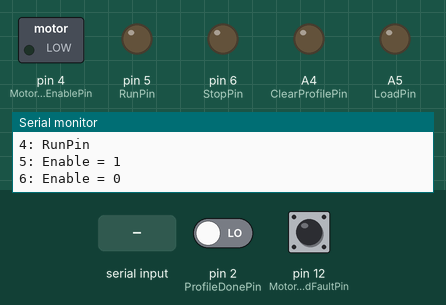
Simulated run of this sketch. Board: Arduino Uno, built with avr-gcc and run on an emulated ATmega328P. On the bench: switched loads named in the sketch (green lamp = pin HIGH), output pins drawn as LEDs (lit = HIGH), the last lines printed to the serial monitor. The test bench sets the inputs (shaded band); at power-on: pin 12 (MotorShieldFaultPin) HIGH, pin 2 (ProfileDonePin) LOW.

Above: at 1.2 s.
1.3 s: "1" received over Serial
At 1.9 s:
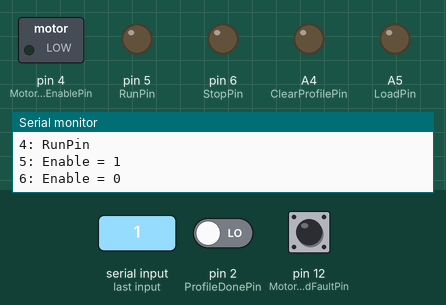
2.8 s: "2" received over Serial
At 4.0 s:
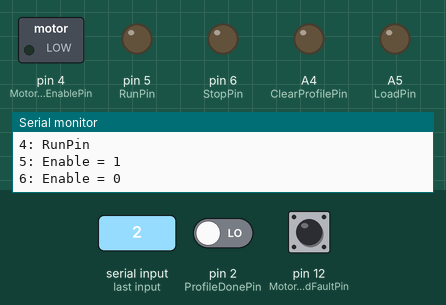
4.3 s: "3" received over Serial
At 5.3 s:
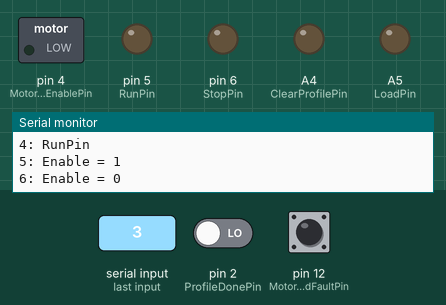
5.8 s: "4" received over Serial
At 6.5 s:
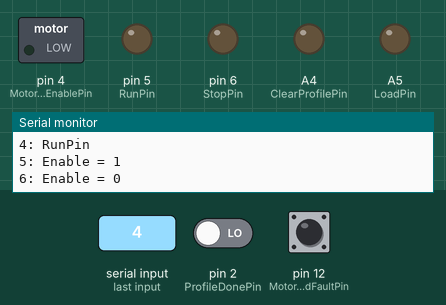
7.3 s: "5" received over Serial
At 8.1 s:
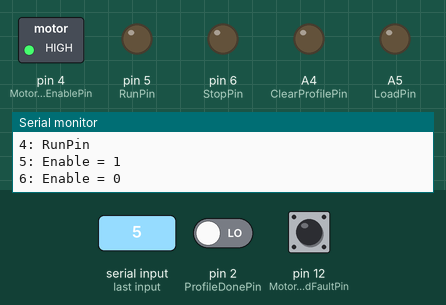
8.8 s: pin 12 (MotorShieldFaultPin) pulled LOW for 0.15 s
At 9.6 s:
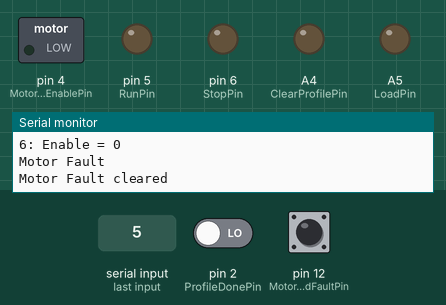
Timing chart, 0 to 11.4 s (numbered marks = the images above; inputs shaded):
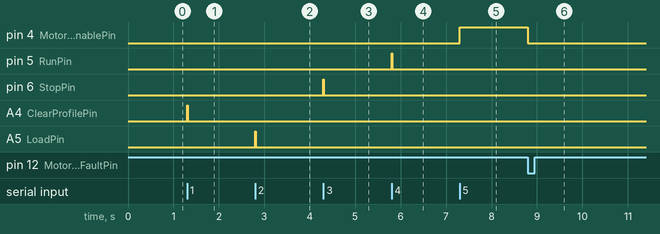

The sketch:

DualSMC_Test.ino
```cpp
//
// Dual_SMC_Test
//

int ProfileDonePin       = 2;
int MotorShieldEnablePin = 4;
int MotorShieldFaultPin  = 12; // low => fault
int RunPin               = 5;
int StopPin              = 6;
int ClearProfilePin      = A4;
int LoadPin              = A5;

void setup()
{
  Serial.begin (9600);

  for (int i=0; i<=19; i++)
    pinMode (i, INPUT);

  pinMode      (ProfileDonePin, INPUT);

  pinMode      (MotorShieldEnablePin, OUTPUT);
  digitalWrite (MotorShieldEnablePin, 0);

  pinMode      (MotorShieldFaultPin, INPUT_PULLUP);

  pinMode      (RunPin, OUTPUT);
  digitalWrite (RunPin, 0);

  pinMode      (StopPin, OUTPUT);
  digitalWrite (StopPin, 0);

  pinMode      (ClearProfilePin, OUTPUT);
  digitalWrite (ClearProfilePin, 0);

  pinMode      (LoadPin, OUTPUT);
  digitalWrite (LoadPin, 0);

  ShowMenu ();
}

void ShowMenu ()
{
    Serial.println (" ");
    Serial.println ("1: ClearProfilePin");
    Serial.println ("2: LoadPin");
    Serial.println ("3: StopPin");
    Serial.println ("4: RunPin");
    Serial.println ("5: Enable = 1");
    Serial.println ("6: Enable = 0");
}

unsigned long startTime = 0;
bool lookingForDone = false;
char ostr [20];

bool motorFault = false;

void loop()
{
    int faultBar = digitalRead (MotorShieldFaultPin);

    if (faultBar == 0)
    {
        if (motorFault == false)
        {
            motorFault = true;
            digitalWrite (MotorShieldEnablePin, 0);
            Serial.println ("Motor Fault");
        }
    }
    else if (motorFault)
    {
        motorFault = false;
        Serial.println ("Motor Fault cleared");
    }

    //********************************************************************

    if (lookingForDone)
    {
        int d = digitalRead (ProfileDonePin);

        if (d == 1)
        {
            lookingForDone = false;
            unsigned long dur = millis () - startTime;
            sprintf (ostr, "%d", dur / 1000);
            Serial.print ("Done: ");
            Serial.println (ostr);
        }
    }

    int count = Serial.available ();

    if (count > 0)
    {
        int pin = -1; //pin to be pulsed
        char c = Serial.read ();

        switch (c)
        {
           case '1': pin = ClearProfilePin; break;
           case '2': pin = LoadPin; break;
           case '3': pin = StopPin; lookingForDone = false; break;
           case '4': pin = RunPin; startTime = millis (); lookingForDone = true; break;

           case '5': digitalWrite (MotorShieldEnablePin, 1); break;
           case '6': digitalWrite (MotorShieldEnablePin, 0); break;

           default: break;
        }

        if (pin != -1)
        {
            digitalWrite (pin, 1);
            delay (10);
            digitalWrite (pin, 0);
        }

        ShowMenu ();
    }
}
```

Measured:
- after the input at 1.3 s, A4 (ClearProfilePin): LOW → HIGH at once, → LOW 0.01 s later
- after the input at 2.8 s, A5 (LoadPin): LOW → HIGH at once, → LOW 0.01 s later
- after the input at 4.3 s, pin 6 (StopPin): LOW → HIGH at once, → LOW 0.01 s later
- after the input at 5.8 s, pin 5 (RunPin): LOW → HIGH at once, → LOW 0.01 s later
- after the input at 7.3 s, pin 4 (MotorShieldEnablePin): LOW → HIGH at once
- after the input at 8.8 s, pin 4 (MotorShieldEnablePin): HIGH → LOW at once
